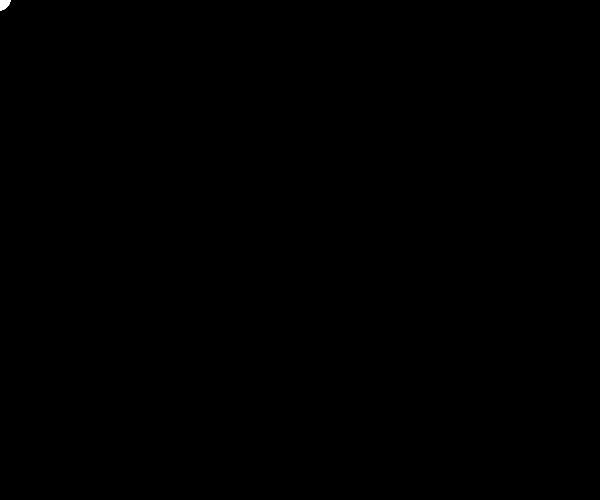
Frame 1 (no input)
Frame 60 (the mouse pressed at the canvas centre just before this capture): identical to frame 1, image omitted
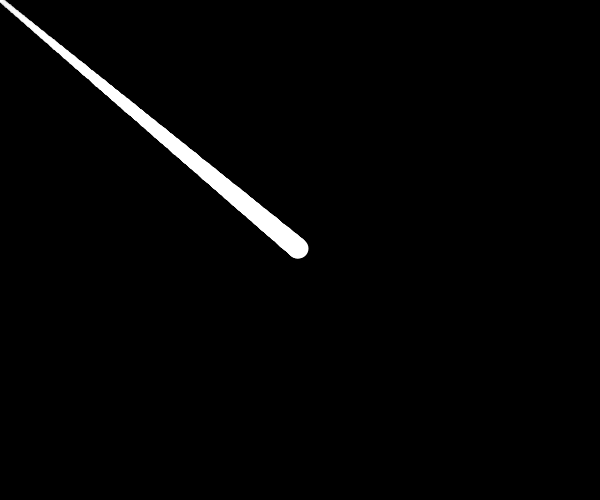
Frame 120 (the mouse held since frame 60 and released just before this capture)

The Processing sketch that drew these frames (run headless with seeded random() and noise(); from frame 60 on, the mouse is pressed at the canvas centre):

// Processing sketch: processing_121714
// ── processing_121714.pde

float[] x = new float[500];
float[] y = new float[500];
float segLength = 1;
float l=500;
float posx,posy,r;
boolean space;
float timer;

void setup() 
{
  size(600, 500);
  strokeWeight(8);
  stroke(255);
  background(0);
  //frameRate(200);
}

void draw() 
{
  //fill(0,45);
  //rect(-10,-10,700,700); 
  background(0);
  if(space == true)
  {
    timer+=1;
    r+=25;
    strokeWeight(16-(timer/2));
    stroke(225);
    fill(0,20);
    ellipse(posx,posy,r,r);
  }
  if(timer>30)
  {
    timer=0;
    r=0;
    space = false;
  }
  if(mousePressed && l<500)
  {
  l+=1;
  }
  dragSegment(0, mouseX,mouseY);
  for(int i=0; i<l-1; i++) 
  {
    dragSegment(i+1, x[i], y[i]);
    strokeWeight(20-(.04*i));
    stroke(255, 500-i);
  }
  
  println(space);
}

void keyPressed()
{
  if(key == ' ' && space ==false)
  {
    space = true;
    posx=mouseX;
    posy=mouseY;
  }
}
void dragSegment(int i, float xin, float yin) 
{
  float dx = xin - x[i];
  float dy = yin - y[i];
  float angle = atan2(dy, dx);  
  x[i] = xin - cos(angle) * segLength;
  y[i] = yin - sin(angle) * segLength;
  segment(x[i], y[i], angle);
}


void segment(float x, float y, float a) 
{
  pushMatrix();
  translate(x, y);
  rotate(a);
  line(0, 0, segLength, 0);
  popMatrix();
}
